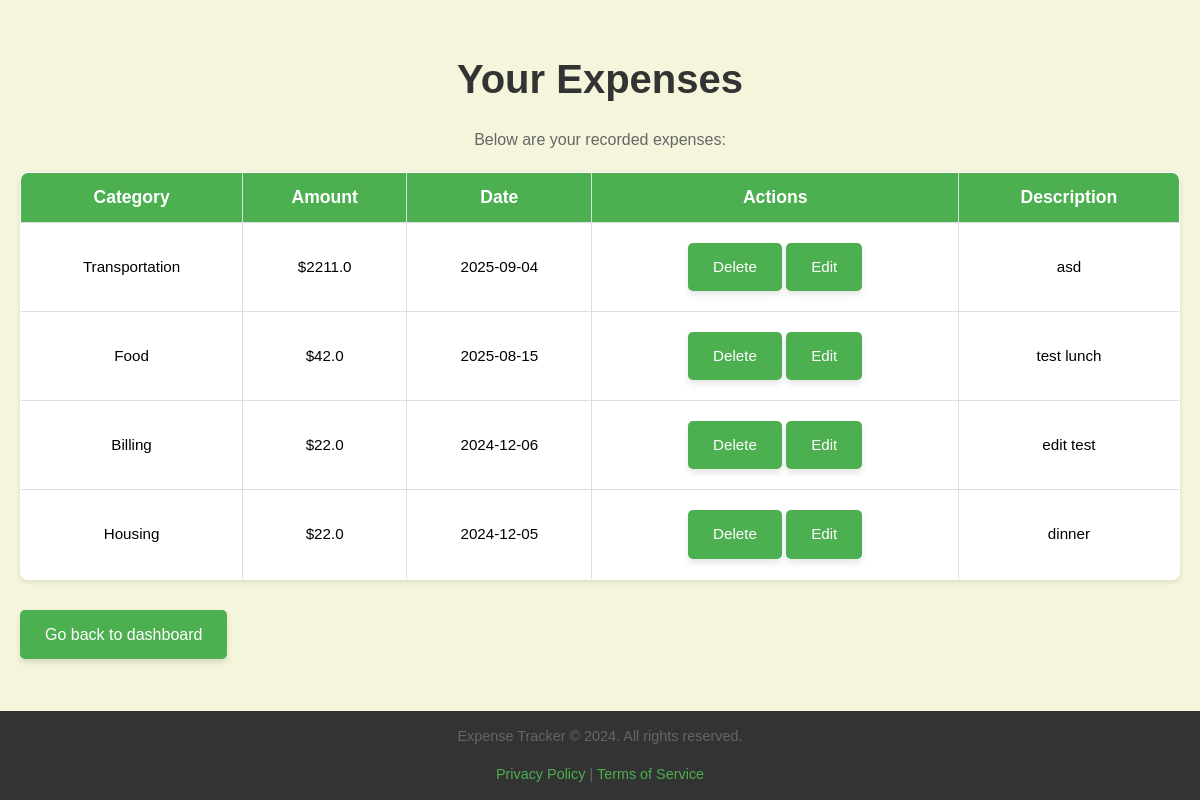
The app's page /view-expenses (signed in) with its own data.
### tables this page shows
CREATE TABLE expenses (
        id INTEGER PRIMARY KEY AUTOINCREMENT,
        category_id INTEGER,
        amount REAL,
        date TEXT,
        description TEXT,
        user_id INTEGER, category TEXT,
        FOREIGN KEY (category_id) REFERENCES categories (id),
        FOREIGN KEY (user_id) REFERENCES users (id)
    );

### app.py (the view)
@app.route('/view-expenses')
def view_expenses():
    uid = session.get('user_id')
    if not uid:
        flash("Please log in.", "error")
        return redirect(url_for('login'))
    with get_conn() as conn:
        expenses = conn.execute("SELECT * FROM expenses WHERE user_id = ? ORDER BY date DESC", (uid,)).fetchall()
    return render_template('view_expenses.html', expenses=expenses)

### app.py (called while the page is built)
def get_conn():
    conn = sqlite3.connect(DB_FILE)
    conn.row_factory = sqlite3.Row
    return conn

### templates/view_expenses.html (shortened to what this page needs)
<!DOCTYPE html>
<html lang="en">
<head>
    <link rel="stylesheet" href="static/style.css">
</head>
<body>
    <div class="container">
        <h1>Your Expenses</h1>
        <p>Below are your recorded expenses:</p>
        <table border="1">
            <thead>
                <tr>
                    <th>Category</th>
                    <th>Amount</th>
                    <th>Date</th>
                    <th>Actions</th>
                    <th>Description</th>
                </tr>
            </thead>
            <tbody>
                {% for expense in expenses %}
                    <tr>
                        <td>{{ expense['category'] }}</td>
                        <td>${{ expense['amount'] }}</td>
                        <td>{{ expense['date'] }}</td>
                        <td>
                            <a href="{{ url_for('delete_expense', eid=expense['id']) }}" class="button">Delete</a>
                            <a href="{{ url_for('edit_expense', eid=expense['id']) }}" class="button">Edit</a>
                        </td>
                        <td>{{ expense['description'] }}</td>
                    </tr>
                {% endfor %}
            </tbody>
        </table>
        <a href="/home" class="button">Go back to dashboard</a>
    </div>
</body>
<footer>
        <p>Expense Tracker &copy; 2024. All rights reserved.</p>
        <p><a href="#">Privacy Policy</a> | <a href="#">Terms of Service</a></p>
    </footer>
</html>

### static/style.css (style rules this page uses)
:root { --bg:#fff;--text:#000 }
html { box-sizing: border-box; scroll-behavior: smooth; }
*, *:before, *:after { box-sizing: inherit; }
body { font-family: Arial, sans-serif; margin: 0; padding: 20px; background-color: beige; line-height:1.6; }
h1 { color: #333; font-size: 2.5em; margin-bottom:10px; text-align: center; }
p { text-align:center; color:#666; }
table { width: 100%; border-collapse: collapse; margin: 20px 0; background-color: white; box-shadow:0 2px 5px rgba(0,0,0,0.1); border-radius:8px; overflow:hidden; font-size:16px; }
table th, table td { border: 1px solid #ddd; padding: 10px; text-align: center; transition: background-color 0.3s ease; }
table th { background-color: #4CAF50; color: white; font-size:1.1em; }
table td { font-size: 0.95em; }
.button, .cancel, .form-actions a { display: inline-block; padding: 12px 25px; margin: 10px 0; color: white; text-decoration: none; border-radius: 5px; text-align: center; cursor: pointer; transition: background-color 0.3s ease-in-out; box-shadow:0px 4px 6px rgba(0,0,0,0.1); }
.button { background-color: #4CAF50; }
footer { position: fixed; left: 0; bottom: 0; width: 100%; background-color: #333; color: #fff; text-align: center; font-size: 0.9em; }
footer a { color:#4caf50; text-decoration:none; }

### records on screen
expenses: category "Transportation", amount "2211.0", date "2025-09-04", description "asd"
expenses: category "Food", amount "42.0", date "2025-08-15", description "test lunch"
expenses: category "Billing", amount "22.0", date "2024-12-06", description "edit test"
expenses: category "Housing", amount "22.0", date "2024-12-05", description "dinner"
